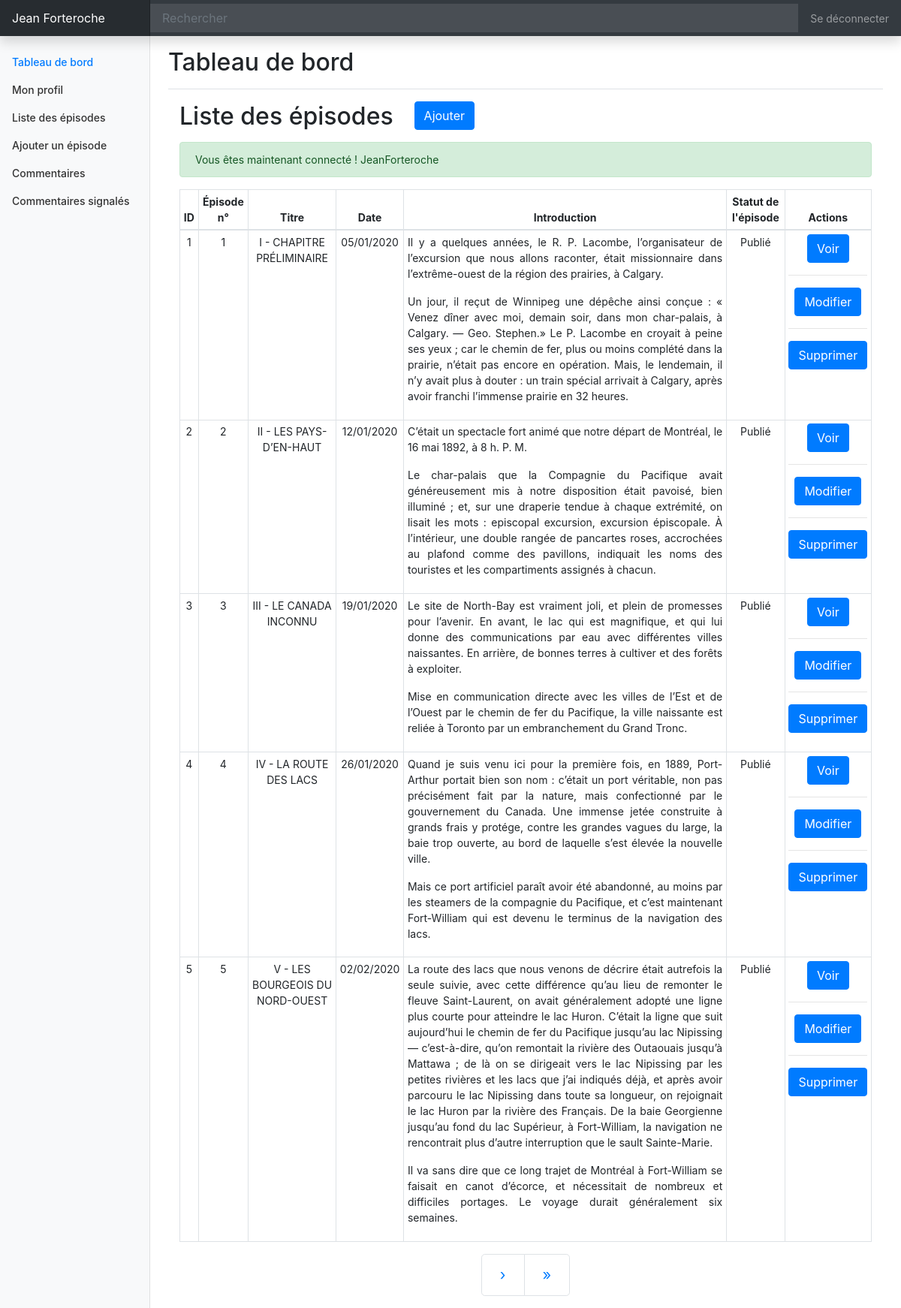
The app's page /index.php?action=readEpisodes (signed in) with its own data.
### tables this page shows
CREATE TABLE IF NOT EXISTS `posts` (
  `id` int(11) NOT NULL AUTO_INCREMENT,
  `chapter` SMALLINT(1) UNSIGNED NOT NULL,
  `title` varchar(255) NOT NULL,
  `introduction` text NOT NULL,
  `content` text NOT NULL,
  `post_date` datetime NOT NULL,
  `post_status` varchar(7) NOT NULL,
  PRIMARY KEY (`id`)
);

### src/View/View.php (called while the page is built, shortened)
<?php
class View
{
    public function render(array $data, string $origin): void
    {
        require_once "../templates/${origin}/${data['template']}.html.php";
        require_once "../templates/${origin}/layout.html.php";
    }
}

### src/Controller/Backoffice/AdminController.php (called while the page is built, shortened)
<?php
class AdminController
{
    private PostManager $postManager;
    private View $view;
    public function __construct(AdminManager $adminManager, UserManager $userManager, PostManager $postManager, CommentManager $commentManager, View $view, Session $session, AccessControl $accesscontrol, Token $token)
    {
        $this->postManager = $postManager;
        $this->view = $view;
    }
    public function readEpisodes(int $currentPage, Session $session): void
    {
        $nbEpisodesPerPage = 5;
        $nbTotalEpisodes = $this->postManager->getNbEpisodes();
        $nbTotalPages = ceil($nbTotalEpisodes / $nbEpisodesPerPage);
        $previousPage = $currentPage<=1 ? null : ($currentPage-1);
        $nextPage = $currentPage>=$nbTotalPages ? null : ($currentPage+1);
        $dataAllEpisodesPagination = $this->postManager->getListEpisodesPagination($currentPage, $nbEpisodesPerPage);
        $this->view->render(['template' => 'readepisodes', 'allepisodespagination' => $dataAllEpisodesPagination, 'previouspage' => $previousPage, 'nextpage'=> $nextPage, 'lastpage' => $nbTotalPages, 'sessionmessage' => $session->getSessionMessage('message'), 'sessionerreur' => $session->getSessionMessage('erreur')], 'backoffice');
    }
}

### public/index.php (called while the page is built, shortened)
<?php
$router = new Router();
$router->run();

### src/Model/PostManager.php (called while the page is built, shortened)
<?php
class PostManager
{
    private $database;
    public function __construct(Database $database)
    {
        $this->database = $database->getPdo();
    }
    public function getListEpisodesPagination(int $currentPage, int $nbEpisodesPerPage): ?array
    {
        $firstEpisodePage=($currentPage-1)*$nbEpisodesPerPage;
        $request = $this->database->prepare('SELECT id, chapter, title, introduction, post_date, post_status FROM posts ORDER BY chapter, post_date ASC LIMIT :firstEpisodePage, :nbEpisodesPerPage');
        $request->bindValue(':firstEpisodePage', $firstEpisodePage, \PDO::PARAM_INT);
        $request->bindvalue(':nbEpisodesPerPage', $nbEpisodesPerPage, \PDO::PARAM_INT);
        $request->execute();
        $result = $request->fetchAll();
        return !$result ? null : $result;
    }
}

### src/Service/Database.php (called while the page is built, shortened)
<?php
class Database
{
    private $database;
    public function __construct()
    {
        $this->database = new \PDO('mysql:host=localhost;dbname=openclassrooms_project4;port=3306;charset=utf8mb4', 'root', 'vFaGsjLk8WpkQtxYJ8XZXAf690shjBzW', [
            \PDO::ATTR_ERRMODE => \PDO::ERRMODE_EXCEPTION,
            \PDO::ATTR_DEFAULT_FETCH_MODE => \PDO::FETCH_ASSOC
        ]);
    }
    public function getPdo(): \PDO
    {
        return $this->database;
    }
}

### templates/backoffice/readepisodes.html.php (the view, shortened to what this page needs)
<?php if ($data['allepisodespagination'] === null): ?>
    <section>
        <p class="pError"> Erreur : l'affichage de la liste des épisodes n'est pas possible </p>
    </section>
<?php elseif ($data['allepisodespagination'] !== null): ?>
    <div>
        <h2 class="h2inline">Liste des épisodes</h2>
        <a class="btn btn-primary abuttonadd" href="index.php?action=addEpisode">Ajouter</a>
    </div>
    <?php if ($data['sessionmessage'] !== null): ?>
        <div class="alert alert-success" role="alert">
            <?= $data['sessionmessage'] ?>
        </div>
    <?php endif; ?>
    <div class="table-responsive">
        <table class="table table-bordered table-hover table-sm">
            <thead class="text-center">
                <tr>
                    <th>ID</th>
                    <th>Épisode n°</th>
                    <th>Titre</th>
                    <th>Date</th>
                    <th>Introduction</th>
                    <th>Statut de l'épisode</th>
                    <th>Actions</th>
                </tr>
            </thead>
            <tbody>
                <?php foreach($data['allepisodespagination'] as $post): ?>
                    <tr>
                        <td data-title="ID"><?=$post['id']?></td>
                        <td data-title="Épisode n°"><?=$post['chapter']?></td>
                        <td data-title="Titre"><?=$post['title']?></td>
                        <td data-title="Date"><?=date("d/m/Y", strtotime($post['post_date']));?></td>
                        <td data-title="Introduction"><?=$post['introduction']?></td>
                        <td data-title="Statut de l'episode"><?php if ($post['post_status'] === 'draft'): ?> Brouillon <?php elseif ($post['post_status'] === 'publish'): ?> Publié <?php endif;?></td>
                        <td data-title="Actions"><a class="btn btn-primary" href="index.php?action=detailOfPost&id=<?=$post['id']?>">Voir</a><hr>
                        <a class="btn btn-primary" href="index.php?action=editEpisode&id=<?=$post['id']?>">Modifier</a><hr>
                        <a class="btn btn-primary" href="index.php?action=deleteEpisode&id=<?=$post['id']?>">Supprimer</a>
                        </td>
                    </tr>
                <?php endforeach; ?>
            </tbody>
        </table>
    </div>
    <nav aria-label="Page navigation read of episodes">
        <ul class="pagination pagination-lg justify-content-center">
            <?php if ($data['nextpage'] !== null): ?>
                <li class="page-item">
                    <a class="page-link" href="index.php?action=readEpisodes&page=<?=$data['nextpage']?>" aria-label="Next">
                        <span aria-hidden="true">&#155;</span>
                    </a>
                </li>
                <li class="page-item">
                    <a class="page-link" href="index.php?action=readEpisodes&page=<?=$data['lastpage']?>" aria-label="Last Page">
                        <span aria-hidden="true">&raquo;</span>
                    </a>
                </li>
            <?php endif?>
        </ul>
    </nav>
<?php endif; ?>

### public/css/stylebackoffice.css (style rules this page uses)
body { font-size: .875rem; }
.h2inline { display: inline-block; }
.abuttonadd { margin-left: 1.5rem; margin-bottom: 1rem; }
td { text-align: center; }
td[data-title="Introduction"], td[data-title="Commentaire"] { text-align: justify; }

### records on screen
posts: id "1", chapter "1", title "I - CHAPITRE PRÉLIMINAIRE", post_date "05/01/2020", introduction "Il y a quelques années, le R. P. Lacombe, l’organisateur de l’excursion que nous allons raconter, était missionnaire dans l’extrême-ouest de la région des prairies, à Calgary. Un jour, il reçut de Winnipeg une dépêche ainsi conçue : « Venez dîner avec moi, demain soir, dans mon char-palais, à Calgary. — Geo. Stephen.» Le P. Lacombe en croyait à peine ses yeux ; car le chemin de fer, plus ou moins complété dans la prairie, n’était pas encore en opération. Mais, le lendemain, il n’y avait plus à douter : un train spécial arrivait à Calgary, après avoir franchi l’immense prairie en 32 heures.", post_status "Publié"
posts: id "2", chapter "2", title "II - LES PAYS-D’EN-HAUT", post_date "12/01/2020", introduction "C’était un spectacle fort animé que notre départ de Montréal, le 16 mai 1892, à 8 h. P. M. Le char-palais que la Compagnie du Pacifique avait généreusement mis à notre disposition était pavoisé, bien illuminé ; et, sur une draperie tendue à chaque extrémité, on lisait les mots : episcopal excursion, excursion épiscopale. À l’intérieur, une double rangée de pancartes roses, accrochées au plafond comme des pavillons, indiquait les noms des touristes et les compartiments assignés à chacun.", post_status "Publié"
posts: id "3", chapter "3", title "III - LE CANADA INCONNU", post_date "19/01/2020", introduction "Le site de North-Bay est vraiment joli, et plein de promesses pour l’avenir. En avant, le lac qui est magnifique, et qui lui donne des communications par eau avec différentes villes naissantes. En arrière, de bonnes terres à cultiver et des forêts à exploiter. Mise en communication directe avec les villes de l’Est et de l’Ouest par le chemin de fer du Pacifique, la ville naissante est reliée à Toronto par un embranchement du Grand Tronc.", post_status "Publié"
posts: id "4", chapter "4", title "IV - LA ROUTE DES LACS", post_date "26/01/2020", introduction "Quand je suis venu ici pour la première fois, en 1889, Port-Arthur portait bien son nom : c’était un port véritable, non pas précisément fait par la nature, mais confectionné par le gouvernement du Canada. Une immense jetée construite à grands frais y protége, contre les grandes vagues du large, la baie trop ouverte, au bord de laquelle s’est élevée la nouvelle ville. Mais ce port artificiel paraît avoir été abandonné, au moins par les steamers de la compagnie du Pacifique, et c’est maintenant Fort-William qui est devenu le terminus de la navigation des lacs.", post_status "Publié"
posts: id "5", chapter "5", title "V - LES BOURGEOIS DU NORD-OUEST", post_date "02/02/2020", introduction "La route des lacs que nous venons de décrire était autrefois la seule suivie, avec cette différence qu’au lieu de remonter le fleuve Saint-Laurent, on avait généralement adopté une ligne plus courte pour atteindre le lac Huron. C’était la ligne que suit aujourd’hui le chemin de fer du Pacifique jusqu’au lac Nipissing — c’est-à-dire, qu’on remontait la rivière des Outaouais jusqu’à Mattawa ; de là on se dirigeait vers le lac Nipissing par les petites rivières et les lacs que j’ai indiqués déjà, et après avoir parcouru le lac Nipissing dans toute sa longueur, on rejoignait le lac Huron par la rivière des Français. De la baie Georgienne jusqu’au fond du lac Supérieur, à Fort-William, la…", post_status "Publié"

### other values on screen
$data['sessionmessage'] "Vous êtes maintenant connecté ! JeanForteroche"
